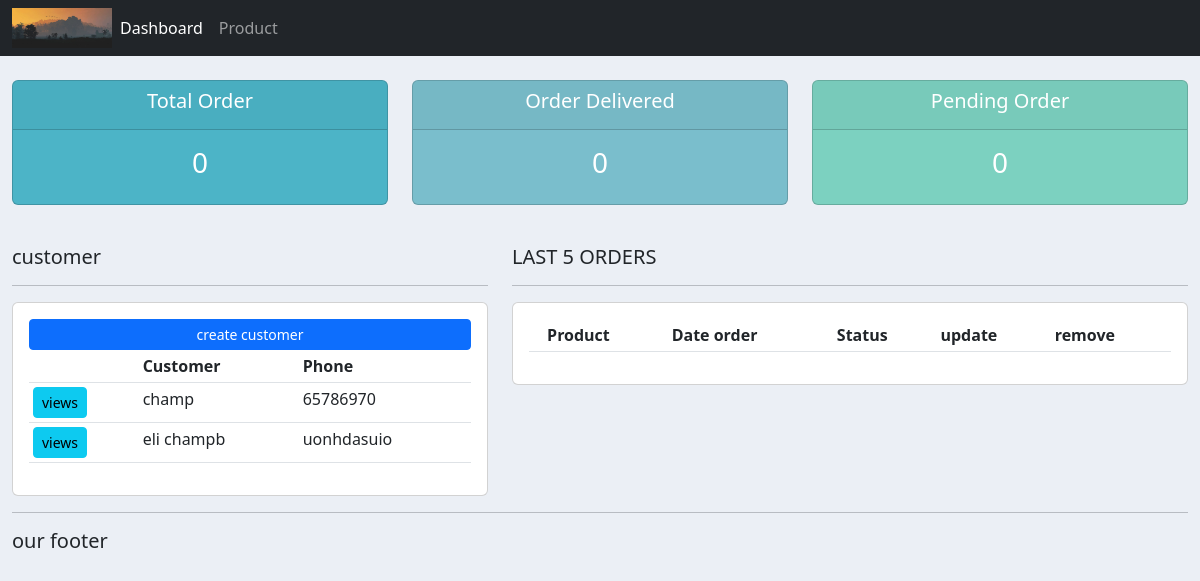
The app's page /, older data.
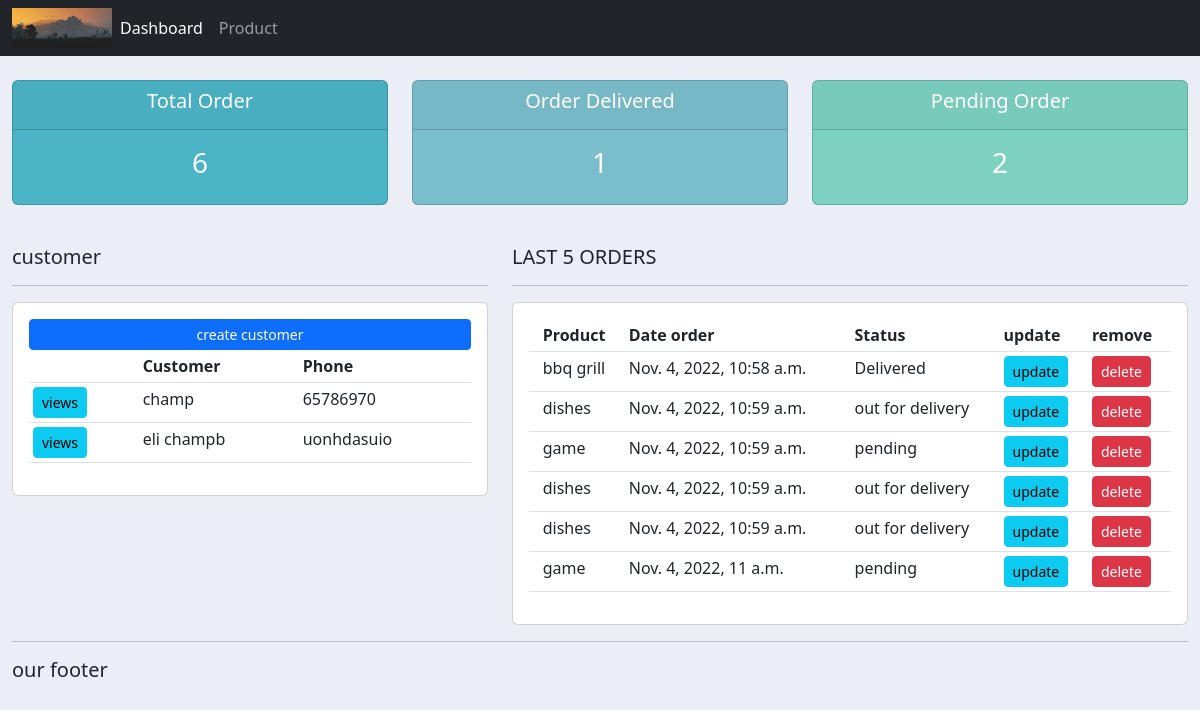
The same page, newer data.
### costumer/models.py (models this page shows, shortened)
class customer(models.Model):
    name =  models.CharField(max_length = 200,null=True)
    phone = models.CharField(max_length = 200,null=True)
    email = models.CharField(max_length = 200,null=True)
    date_created = models.DateTimeField(auto_now_add=True,null=True)

class order(models.Model):
    STATUS=(
         ('pending','pending'),
         ('out for delivery','out for delivery'),
         ('Delivered','Delivered'),
    )
    product = models.ForeignKey(product,null=True,on_delete=models.SET_NULL)
    customer = models.ForeignKey(customer,null=True,on_delete=models.SET_NULL)
    date_created = models.DateTimeField(auto_now_add=True,null=True)
    status = models.CharField(max_length = 200,null=True,choices=STATUS)

class product(models.Model):
    CATEGORY = (
        ('Indoor','Indoor'),
        ('Outdoor','Outdoor'),
    )
    name = models.CharField(max_length = 200,null=True)
    price = models.FloatField(null=True)
    category = models.CharField(max_length = 200,null=True,choices=CATEGORY)
    description =  models.CharField(max_length = 200,null=True,blank=True)
    date_created = models.DateTimeField(auto_now_add=True,null=True)
    tags = models.ManyToManyField(tag)
    def __str__(self):
        return self.name

### costumer/views.py (the view)
# urls.py: path('', views.home,name="home"),
def home(request):
    orders = order.objects.all()
    customers = customer.objects.all()
    total_customer = customers.count()
    total_order = orders.count()
    delivered = orders.filter( status  ='Delivered').count()
    pending = orders.filter( status  = 'pending').count()
    context = {'orders':orders ,'customers':customers,'total_customer':total_customer ,'total_order':total_order,
    'delivered':delivered,'pending':pending}
    return render(request,'account/dashboard.html',context)

### costumer/templates/account/dashboard.html (shortened to what this page needs)
{% extends "account/main.html" %}
{% block content %}
  {% include "account/status.html" %}
<br>
<div class="row">
    <div class="col-md-5">
        <h5>customer</h5>
        <hr>
        <div class="card card-body">
            <a class="btn btn-primary btn-sm btn-block" href="">create customer
                 </a>
                 <table class="table table-sm">
                    <tr>
                        <th></th>
                        <th>Customer</th>
                        <th>Phone</th>
                    </tr>
                {%for customer in customers%}
                     <tr>
                        <td><a class="btn btn-sm btn-info" href="{% url 'customer' customer.id%}">views</a></td>
                        <td>{{customer.name}}</td>
                         <td>{{customer.phone}}</td>
                     </tr>
                {% endfor %}
                 </table>
        </div>
    </div>
    <div class="col-md-7">
        <h5>LAST 5 ORDERS</h5>
        <hr>
        <div class="card card-body">
                 <table class="table table-sm">
                    <tr>
                        <th></th>
                        <th>Product</th>
                        <th>Date order</th>
                        <th>Status</th>
                        <th>update</th>
                        <th>remove</th>
                    </tr>
                    {%for order in orders%}
                    <tr>
                       <td></td>
                       <td>{{order.product}}</td>
                        <td>{{order.date_created}}</td>
                        <td>{{order.status}}</td>
                        <td> <a class="btn btn-sm btn-info"  href="{% url 'update_order' order.id %}">update</a></td>
                        <td><a  class="btn btn-sm btn-danger" href="{% url 'delete_order' order.id %}">delete</a></td>
                    </tr>
                    {% endfor %}
                 </table>
        </div>
</div>
{% endblock content %}

Row changes from the older to the newer data that the page shows:
added order: product "bbq grill", date_created "Nov. 4, 2022, 10:58 a.m.", status "Delivered"
added order: product "dishes", date_created "Nov. 4, 2022, 10:59 a.m.", status "out for delivery"
added order: product "game", date_created "Nov. 4, 2022, 10:59 a.m.", status "pending"
added order: product "dishes", date_created "Nov. 4, 2022, 10:59 a.m.", status "out for delivery"
added order: product "dishes", date_created "Nov. 4, 2022, 10:59 a.m.", status "out for delivery"
added order: product "game", date_created "Nov. 4, 2022, 11 a.m.", status "pending"
Text that changed along with them:
{{ total_order }}: "0" → "6"
{{ delivered }}: "0" → "1"
{{ pending }}: "0" → "2"
